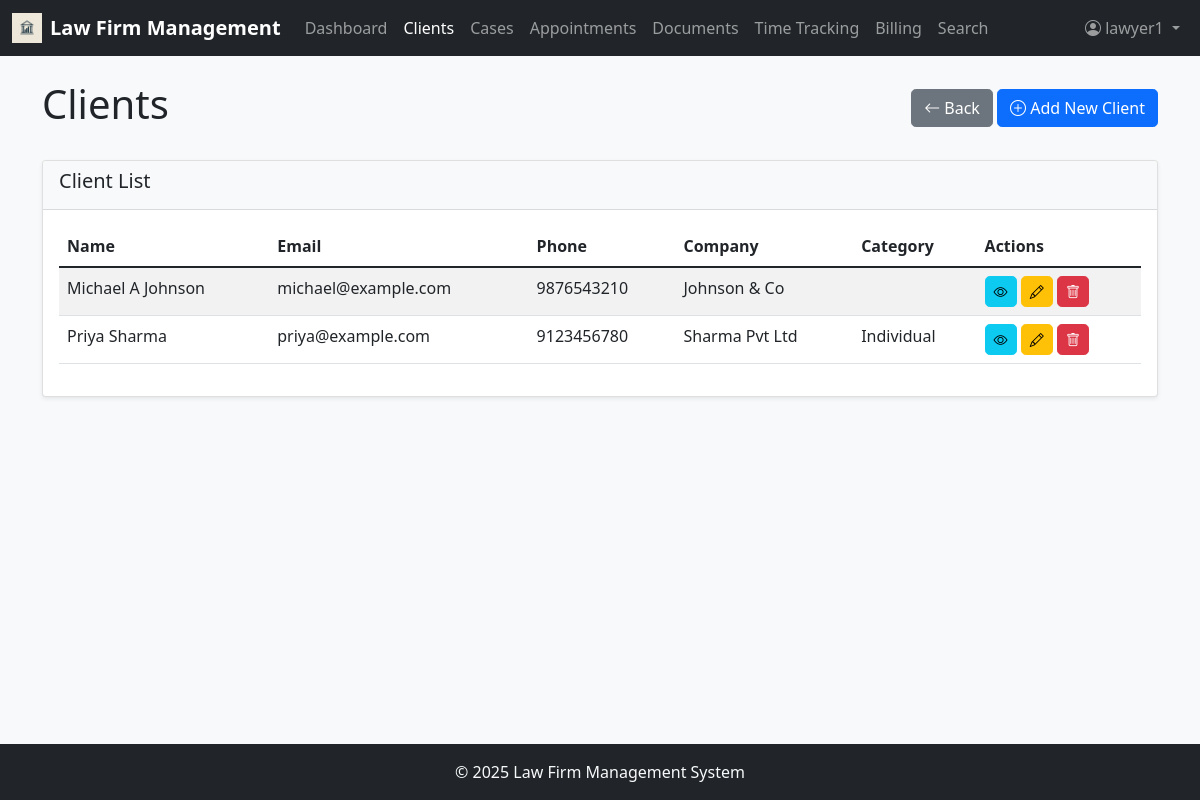
Screenshot of /clients (signed in) with the database file from the repository.
### app/models.py (models this page shows, shortened)
class User(UserMixin, db.Model):
    id = db.Column(db.Integer, primary_key=True)
    username = db.Column(db.String(64), index=True, unique=True)
    email = db.Column(db.String(120), index=True, unique=True)
    password_hash = db.Column(db.String(128))
    first_name = db.Column(db.String(64))
    last_name = db.Column(db.String(64))
    role = db.Column(db.String(20))  # 'admin' (full access to system; manage users, roles, permissions, clients, cases, billing, payments; approve/reject invoices/time entries; access analytics, financial reports, firm-wide dashboards; configure system settings (billing rates, document categories, practice areas); assign lawyers/staff to cases), 'lawyer' (manage own cases & clients; add/edit case details, appointments, documents, time entries; track billable hours; generate invoices (pending admin approval); search legal database, access case law, add citations to cases; communicate with clients via notes/messages; cannot create/remove other users), 'staff' (support role, limited permissions; schedule appointments; upload and manage documents (evidence, contracts); draft invoices (cannot approve/send); record time entries on behalf of lawyers (if permitted); cannot delete cases or clients; cannot assign users)
    hourly_rate = db.Column(db.Float)
    cases = db.relationship('Case', secondary=case_assignments, backref=db.backref('assigned_users', lazy='dynamic'))
    time_entries = db.relationship('TimeEntry', backref='user', lazy='dynamic')

class Client(db.Model):
    id = db.Column(db.Integer, primary_key=True)
    first_name = db.Column(db.String(64))
    last_name = db.Column(db.String(64))
    email = db.Column(db.String(120))
    phone = db.Column(db.String(20))
    address = db.Column(db.String(256))
    company = db.Column(db.String(128))
    category = db.Column(db.String(64))
    notes = db.Column(db.Text)
    cases = db.relationship('Case', backref='client', lazy='dynamic')
    appointments = db.relationship('Appointment', backref='client', lazy='dynamic')
    documents = db.relationship('Document', backref='client', lazy='dynamic')

### app/routes.py (the view)
@app.route('/clients')
@login_required
@role_required(['admin', 'lawyer', 'staff'])
def clients():
    clients = Client.query.all()
    return render_template('clients.html', clients=clients)

### app/__init__.py (called while the page is built)
@login.user_loader
def load_user(id):
    return User.query.get(int(id))

### app/routes.py (called while the page is built)
def role_required(allowed_roles):
    def decorator(f):
        @wraps(f)
        def decorated_function(*args, **kwargs):
            if current_user.is_anonymous or current_user.role not in allowed_roles:
                flash('You do not have permission to access this page.')
                return redirect(url_for('dashboard')) # Redirect to dashboard or login
            return f(*args, **kwargs)
        return decorated_function
    return decorator

### app/templates/clients.html (shortened to what this page needs)
{% extends "base.html" %} {% block content %}
<div class="d-flex justify-content-between align-items-center mb-4">
  <h1>Clients</h1>
  <div>
    <a
      href="{{ request.referrer or url_for('cases') }}"
      class="btn btn-secondary"
    >
      <i class="bi bi-arrow-left"></i> Back
    </a>
    <a href="{{ url_for('new_client') }}" class="btn btn-primary">
      <i class="bi bi-plus-circle"></i> Add New Client
    </a>
  </div>
</div>
<div class="card mb-4">
  <div class="card-header">
    <h5>Client List</h5>
  </div>
  <div class="card-body">
    <div class="table-responsive">
      <table class="table table-striped" id="clientsTable">
        <thead>
          <tr>
            <th>Name</th>
            <th>Email</th>
            <th>Phone</th>
            <th>Company</th>
            <th>Category</th>
            <th>Actions</th>
          </tr>
        </thead>
        <tbody>
          {% for client in clients %}
          <tr>
            <td>{{ client.first_name }} {{ client.last_name }}</td>
            <td>{{ client.email }}</td>
            <td>{{ client.phone }}</td>
            <td>{{ client.company }}</td>
            <td>{{ client.category }}</td>
            <td>
              <a
                href="{{ url_for('client_detail', id=client.id) }}"
                class="btn btn-sm btn-info"
              >
                <i class="bi bi-eye"></i>
              </a>
              <a
                href="{{ url_for('edit_client', id=client.id) }}"
                class="btn btn-sm btn-warning"
              >
                <i class="bi bi-pencil"></i>
              </a>
              <button
                type="button"
                class="btn btn-sm btn-danger"
                onclick="confirmDelete({{ client.id }}, '{{ client.first_name }} {{ client.last_name }}')"
              >
                <i class="bi bi-trash"></i>
              </button>
            </td>
          </tr>
          {% endfor %}
        </tbody>
      </table>
    </div>
  </div>
</div>
{% endblock %}

### app/templates/base.html (shortened to what this page needs)
<!DOCTYPE html>
<html lang="en">
  <head>
    <link
      href="https://cdn.jsdelivr.net/npm/bootstrap@5.1.3/dist/css/bootstrap.min.css"
      rel="stylesheet"
    />
    <link
      rel="stylesheet"
      href="https://cdn.jsdelivr.net/npm/bootstrap-icons@1.8.1/font/bootstrap-icons.css"
    />
    <link
      href="{{ url_for('static', filename='css/style.css') }}"
      rel="stylesheet"
    />
  </head>
  <body class="d-flex flex-column min-vh-100">
    <nav class="navbar navbar-expand-lg navbar-dark bg-dark">
      <div class="container-fluid">
        <a
          class="navbar-brand d-flex align-items-center"
          href="{{ url_for('dashboard') }}"
        >
          <img
            src="{{ url_for('static', filename='images/lawfirm-logo.jpg') }}"
            alt="Logo"
            width="30"
            height="30"
            class="d-inline-block align-text-top me-2"
          />
          Law Firm Management
        </a>
        <div class="collapse navbar-collapse" id="navbarNav">
          <ul class="navbar-nav me-auto">
            <li class="nav-item">
              <a
                class="nav-link {% if request.endpoint == 'dashboard' %}active{% endif %}"
                href="{{ url_for('dashboard') }}"
              >
                Dashboard
              </a>
            </li>
            <li class="nav-item">
              <a
                class="nav-link {% if request.endpoint == 'clients' %}active{% endif %}"
                href="{{ url_for('clients') }}"
              >
                Clients
              </a>
            </li>
            <li class="nav-item">
              <a
                class="nav-link {% if request.endpoint == 'cases' %}active{% endif %}"
                href="{{ url_for('cases') }}"
              >
                Cases
              </a>
            </li>
            <li class="nav-item">
              <a
                class="nav-link {% if request.endpoint == 'appointments' %}active{% endif %}"
                href="{{ url_for('appointments') }}"
              >
                Appointments
              </a>
            </li>
            <li class="nav-item">
              <a
                class="nav-link {% if request.endpoint == 'documents' %}active{% endif %}"
                href="{{ url_for('documents') }}"
              >
                Documents
              </a>
            </li>
            <li class="nav-item">
              <a
                class="nav-link {% if request.endpoint == 'time_tracking' %}active{% endif %}"
                href="{{ url_for('time_tracking') }}"
              >
                Time Tracking
              </a>
            </li>
            <li class="nav-item">
              <a
                class="nav-link {% if request.endpoint == 'billing' %}active{% endif %}"
                href="{{ url_for('billing') }}"
              >
                Billing
              </a>
            </li>
            <li class="nav-item">
              <a
                class="nav-link {% if request.endpoint == 'search' %}active{% endif %}"
                href="{{ url_for('search') }}"
              >
                Search
              </a>
            </li>
          </ul>
          <ul class="navbar-nav">
            {% if current_user.is_anonymous %}
            <li class="nav-item">
              <a class="nav-link" href="{{ url_for('login') }}">Login</a>
            </li>
            {% else %}
            <li class="nav-item dropdown">
              <a
                class="nav-link dropdown-toggle"
                href="#"
                id="navbarDropdown"
                role="button"
                data-bs-toggle="dropdown"
              >
                <i class="bi bi-person-circle"></i> {{ current_user.username }}
              </a>
            </li>
            {% endif %}
          </ul>
        </div>
      </div>
    </nav>
    <main class="flex-grow-1 container mt-4">
       {% block content %}{% endblock %}
    </main>
    <footer class="footer mt-auto py-3 bg-dark text-light">
      <div class="container text-center">
        <span>© <span id="year"></span> Law Firm Management System</span>
      </div>
    </footer>
  </body>
</html>

### app/static/css/style.css (style rules this page uses)
body { font-family: 'Segoe UI', Tahoma, Geneva, Verdana, sans-serif; background-color: #f8f9fa; }
.footer { margin-top: auto; padding: 1rem 0; background-color: #343a40; color: #fff; }
.card { box-shadow: 0 0.125rem 0.25rem rgba(0, 0, 0, 0.075); border: 1px solid rgba(0, 0, 0, 0.125); }
.card-header { background-color: #f8f9fa; border-bottom: 1px solid rgba(0, 0, 0, 0.125); }
.table th { border-top: none; }
.navbar-brand { font-weight: bold; }
.btn { border-radius: 0.3rem; }

### rows the page displays
User: username "lawyer1"
Client: first_name "Michael A", last_name "Johnson", email "michael@example.com", phone "9876543210", company "Johnson & Co"
Client: first_name "Priya", last_name "Sharma", email "priya@example.com", phone "9123456780", company "Sharma Pvt Ltd", category "Individual"
